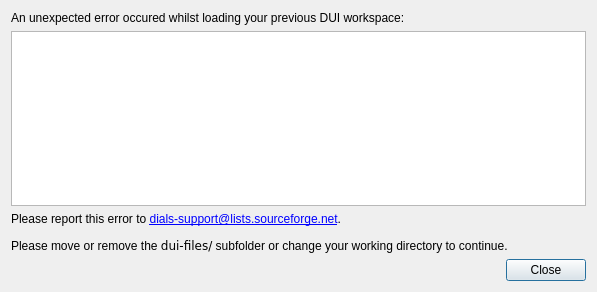
<?xml version="1.0" encoding="UTF-8"?>
<ui version="4.0">
 <class>LoadErrorDialog</class>
 <widget class="QDialog" name="LoadErrorDialog">
  <property name="geometry">
   <rect>
    <x>0</x>
    <y>0</y>
    <width>597</width>
    <height>292</height>
   </rect>
  </property>
  <property name="windowTitle">
   <string>Error loading DUI</string>
  </property>
  <property name="modal">
   <bool>false</bool>
  </property>
  <layout class="QGridLayout" name="gridLayout">
   <item row="0" column="0">
    <layout class="QVBoxLayout" name="verticalLayout">
     <item>
      <widget class="QLabel" name="label">
       <property name="text">
        <string>An unexpected error occured whilst loading your previous DUI workspace:</string>
       </property>
      </widget>
     </item>
     <item>
      <widget class="QPlainTextEdit" name="errorMessage">
       <property name="lineWrapMode">
        <enum>QPlainTextEdit::NoWrap</enum>
       </property>
       <property name="readOnly">
        <bool>true</bool>
       </property>
      </widget>
     </item>
     <item>
      <widget class="QLabel" name="label_2">
       <property name="text">
        <string>&lt;html&gt;&lt;head/&gt;&lt;body&gt;&lt;p&gt;Please report this error to &lt;a href=&quot;mailto:dials-support@lists.sourceforge.net&quot;&gt;&lt;span style=&quot; text-decoration: underline; color:#0000ff;&quot;&gt;dials-support@lists.sourceforge.net&lt;/span&gt;&lt;/a&gt;.&lt;/p&gt;&lt;p&gt;Please move or remove the &lt;tt&gt;dui-files/&lt;/tt&gt; subfolder or change your working directory to continue.&lt;/p&gt;&lt;/body&gt;&lt;/html&gt;</string>
       </property>
       <property name="openExternalLinks">
        <bool>true</bool>
       </property>
      </widget>
     </item>
     <item>
      <widget class="QDialogButtonBox" name="buttonBox">
       <property name="orientation">
        <enum>Qt::Horizontal</enum>
       </property>
       <property name="standardButtons">
        <set>QDialogButtonBox::Close</set>
       </property>
      </widget>
     </item>
    </layout>
   </item>
  </layout>
 </widget>
 <resources/>
 <connections>
  <connection>
   <sender>buttonBox</sender>
   <signal>rejected()</signal>
   <receiver>LoadErrorDialog</receiver>
   <slot>close()</slot>
   <hints>
    <hint type="sourcelabel">
     <x>316</x>
     <y>260</y>
    </hint>
    <hint type="destinationlabel">
     <x>298</x>
     <y>145</y>
    </hint>
   </hints>
  </connection>
 </connections>
</ui>
